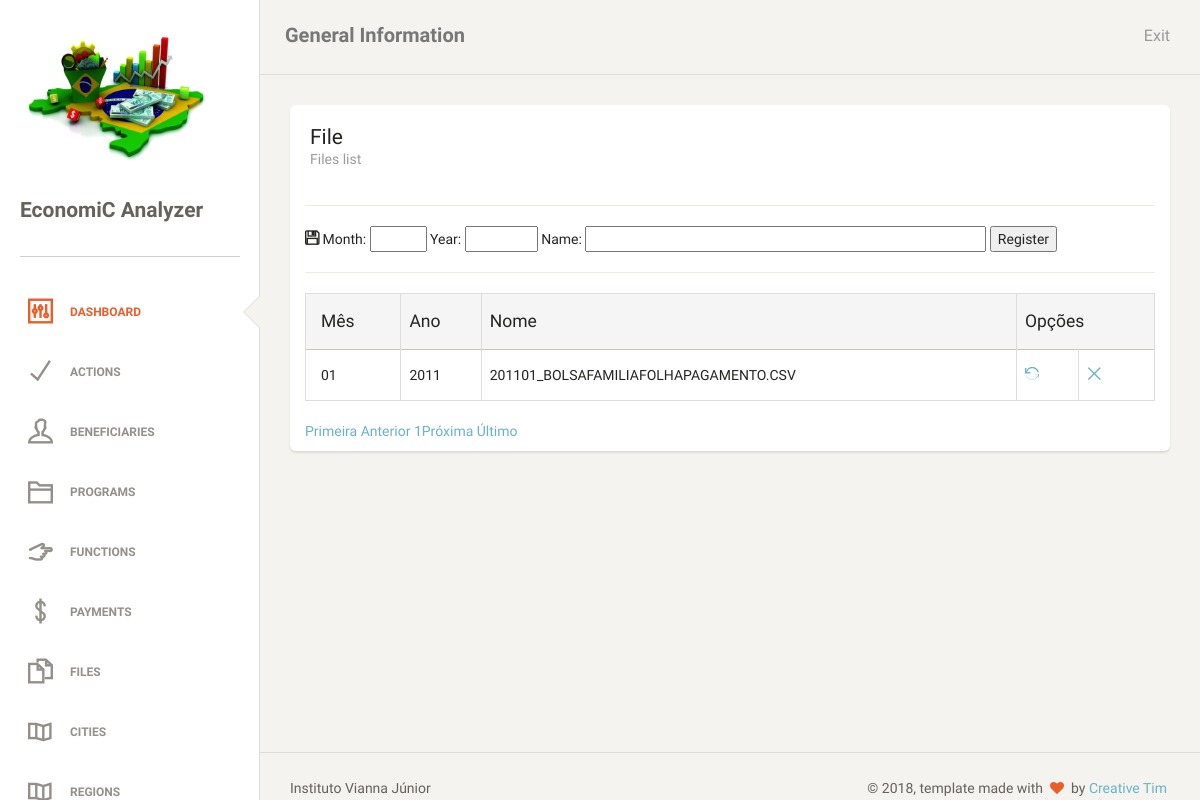
/files.php (signed in), run on the app's committed database.
### tables this page shows
CREATE TABLE `tb_files` (
  `id_file` int(11) NOT NULL AUTO_INCREMENT,
  `str_name_file` varchar(45) NOT NULL,
  `str_month` varchar(2) DEFAULT NULL,
  `str_year` varchar(4) DEFAULT NULL,
  PRIMARY KEY (`id_file`),
  UNIQUE KEY `str_name_file_UNIQUE` (`str_name_file`)
);

### db/fileDAO.php (the view, shortened to what this page needs)
<?php
require_once "db/conexao.php";
class fileDAO
{
    public function tabelaPaginada()
    {
        global $pdo;
        $endereco = $_SERVER ['PHP_SELF'];
        $pagina_atual = (isset($_GET['page']) && is_numeric($_GET['page'])) ? $_GET['page'] : 1;
        $linha_inicial = ($pagina_atual - 1) * QTDE_REGISTROS;
        $sql = "SELECT id_file, str_month, str_name_file, str_year FROM tb_files LIMIT {$linha_inicial}, " . QTDE_REGISTROS;
        $statement = $pdo->prepare($sql);
        $statement->execute();
        $dados = $statement->fetchAll(PDO::FETCH_OBJ);
        $sqlContador = "SELECT COUNT(*) AS total_registros FROM tb_files";
        $statement = $pdo->prepare($sqlContador);
        $statement->execute();
        $valor = $statement->fetch(PDO::FETCH_OBJ);
        $primeira_pagina = 1;
        $ultima_pagina = ceil($valor->total_registros / QTDE_REGISTROS);
        $pagina_anterior = ($pagina_atual > 1) ? $pagina_atual - 1 : 0;
        $proxima_pagina = ($pagina_atual < $ultima_pagina) ? $pagina_atual + 1 : 0;
        $range_inicial = (($pagina_atual - RANGE_PAGINAS) >= 1) ? $pagina_atual - RANGE_PAGINAS : 1;
        $range_final = (($pagina_atual + RANGE_PAGINAS) <= $ultima_pagina) ? $pagina_atual + RANGE_PAGINAS : $ultima_pagina;
        $exibir_botao_inicio = ($range_inicial < $pagina_atual) ? 'mostrar' : 'esconder';
        $exibir_botao_final = ($range_final > $pagina_atual) ? 'mostrar' : 'esconder';
        if (!empty($dados)):
            echo "
     <table class='table table-striped table-bordered'>
     <thead>
       <tr class='active'>
        <th>Mês</th>
        <th>Ano</th>
        <th>Nome</th>
        <th colspan='2'>Opções</th>
       </tr>
     </thead>
     <tbody>";
            foreach ($dados as $var):
                echo "<tr>
        <td>$var->str_month</td>
        <td>$var->str_year</td>
        <td>$var->str_name_file</td>
        <td><a href='?act=upd&id=$var->id_file'><i class='ti-reload'></i></a></td>
        <td><a href='?act=del&id=$var->id_file'><i class='ti-close'></i></a></td>
       </tr>";
            endforeach;
            echo "
</tbody>
     </table>
     <div class='box-paginacao'>
       <a class='box-navegacao  $exibir_botao_inicio' href='$endereco?page=$primeira_pagina' title='Primeira Página'>Primeira</a>
       <a class='box-navegacao $exibir_botao_inicio' href='$endereco?page=$pagina_anterior' title='Página Anterior'>Anterior</a>
";
            for ($i = $range_inicial; $i <= $range_final; $i++):
                $destaque = ($i == $pagina_atual) ? 'destaque' : '';
                echo "<a class='box-numero $destaque' href='$endereco?page=$i'>$i</a>";
            endfor;
            echo "<a class='box-navegacao $exibir_botao_final' href='$endereco?page=$proxima_pagina' title='Próxima Página'>Próxima</a>
       <a class='box-navegacao $exibir_botao_final' href='$endereco?page=$ultima_pagina' title='Última Página'>Último</a>
     </div>";
        else:
            echo "<p class='bg-danger'>Nenhum registro foi encontrado!</p>
     ";
        endif;
    }
}

### data on the page
tb_files: str_month "01", str_year "2011", str_name_file "201101_BOLSAFAMILIAFOLHAPAGAMENTO.CSV"
